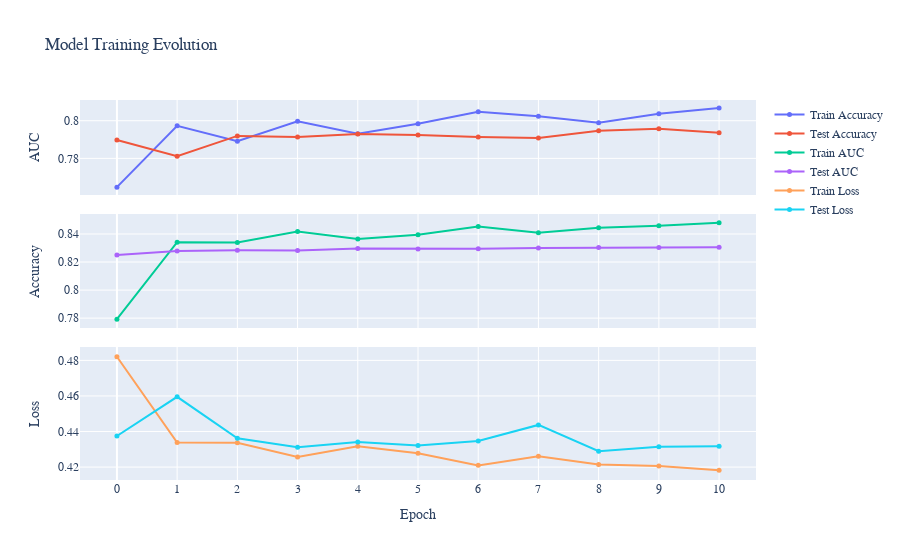

This figure's notebook cell:
### Markdown cell above
### Learning history 
#### `plot_learning_history()` give us information about . We use it for find optimal number of epochs. History show us information about overfitting model. Chart with loss shows how the model learns, it means that if there are large fluctuations, the model is overloaded. In the model, the learning rate should be increased or the number of epochs should be increased. To sum up, model history shows us in what direction the model is heading and whether it is developing.

### Code cell
if not isGridSearch and isNeuralNetwork:
    plot_learning_history(history)

### Figure 1 — Plotly figure (JSON) as saved in the notebook; plotly's stock layout.template omitted (floating-point values rounded to 4 significant figures)
{"data": [{"marker": {"size": 5}, "name": "Train Accuracy", "type": "scatter", "y": [0.7647, 0.7973, 0.7891, 0.7997, 0.7931, 0.7984, 0.8047, 0.8023, 0.7989, 0.8037, 0.8068], "yaxis": "y3"}, {"marker": {"size": 5}, "name": "Test Accuracy", "type": "scatter", "y": [0.7898, 0.7812, 0.7919, 0.7914, 0.793, 0.7925, 0.7914, 0.7909, 0.7946, 0.7957, 0.7935], "yaxis": "y3"}, {"marker": {"size": 5}, "name": "Train AUC", "type": "scatter", "y": [0.7793, 0.8342, 0.8339, 0.8418, 0.8365, 0.8395, 0.8454, 0.8409, 0.8444, 0.8459, 0.848], "yaxis": "y2"}, {"marker": {"size": 5}, "name": "Test AUC", "type": "scatter", "y": [0.825, 0.8279, 0.8285, 0.8282, 0.8296, 0.8293, 0.8295, 0.8301, 0.8303, 0.8304, 0.8305], "yaxis": "y2"}, {"marker": {"size": 5}, "name": "Train Loss", "type": "scatter", "y": [0.482, 0.4338, 0.4337, 0.4257, 0.4317, 0.4278, 0.421, 0.4261, 0.4214, 0.4206, 0.4182]}, {"marker": {"size": 5}, "name": "Test Loss", "type": "scatter", "y": [0.4375, 0.4595, 0.4362, 0.4311, 0.4342, 0.4321, 0.4347, 0.4437, 0.4289, 0.4315, 0.4318]}], "layout": {"font": {"family": "Palatino"}, "title": {"text": "Model Training Evolution"}, "xaxis": {"dtick": 1, "title": {"text": "Epoch"}}, "yaxis": {"domain": [0, 0.35], "title": {"text": "Loss"}}, "yaxis2": {"domain": [0.4, 0.7], "title": {"text": "Accuracy"}}, "yaxis3": {"domain": [0.75, 1], "title": {"text": "AUC"}}}}
